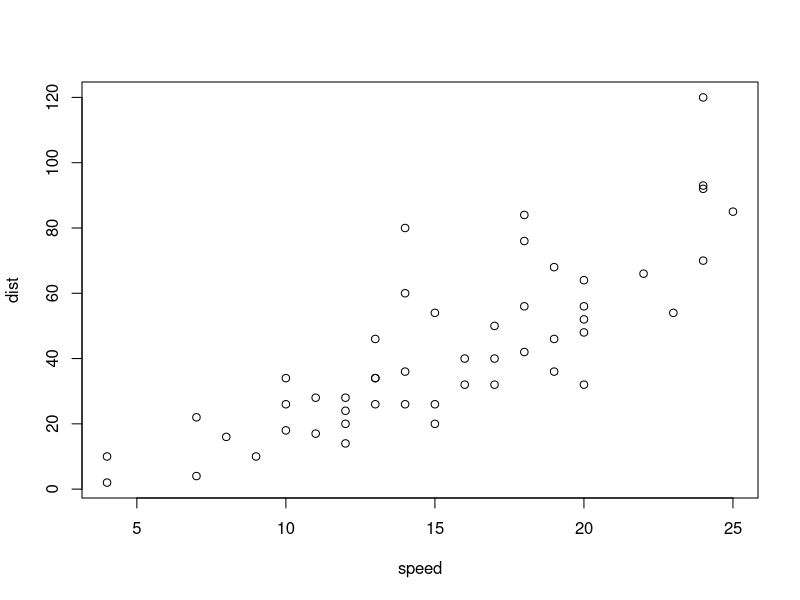
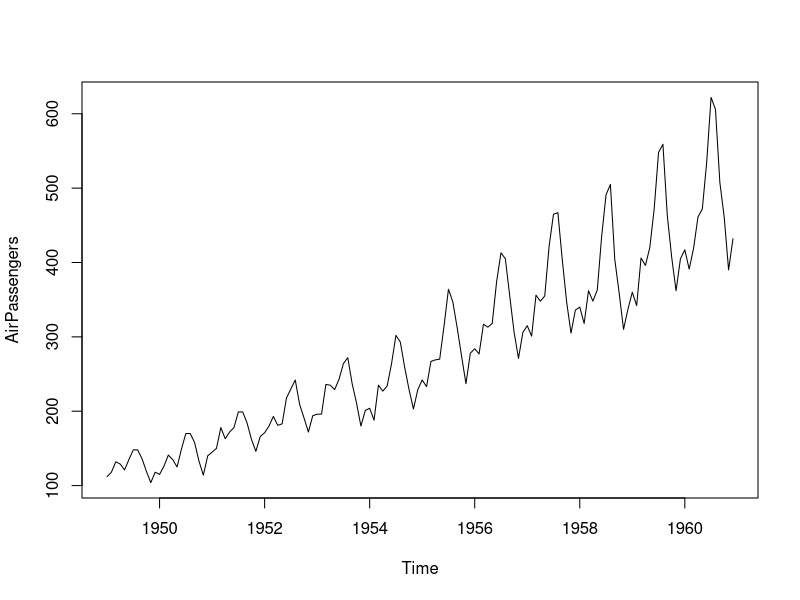

The R source for these figures, in order:
## ---- chunk 1
#| results: asis
#| ref-label: row1
cat(sample(c(letters, LETTERS, rep(" ", 5)), 200, replace= TRUE), sep = "")
## ---- chunk 2
#| results: asis
plot(cars)
## ---- chunk 3
plot(AirPassengers)
